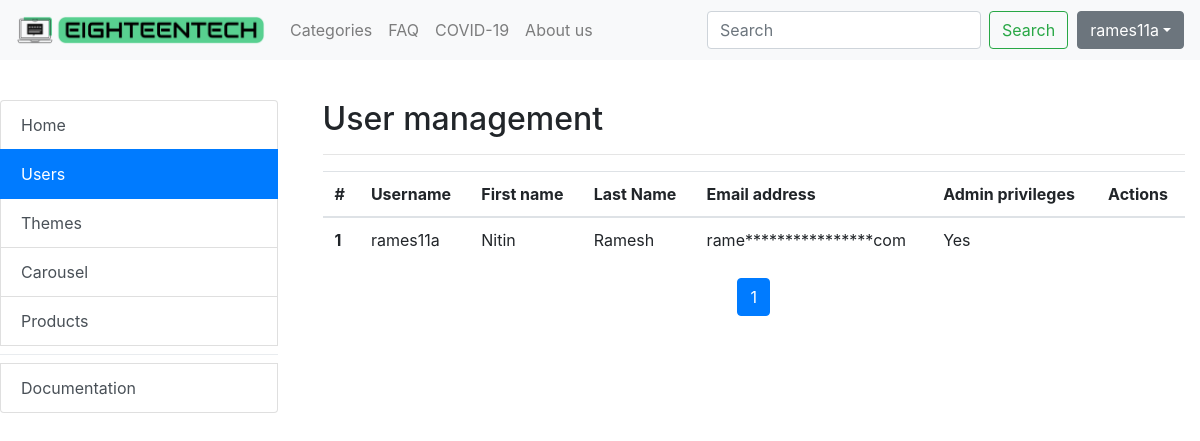
The page /admin.php?page=userman (signed in) on the database as committed earlier.
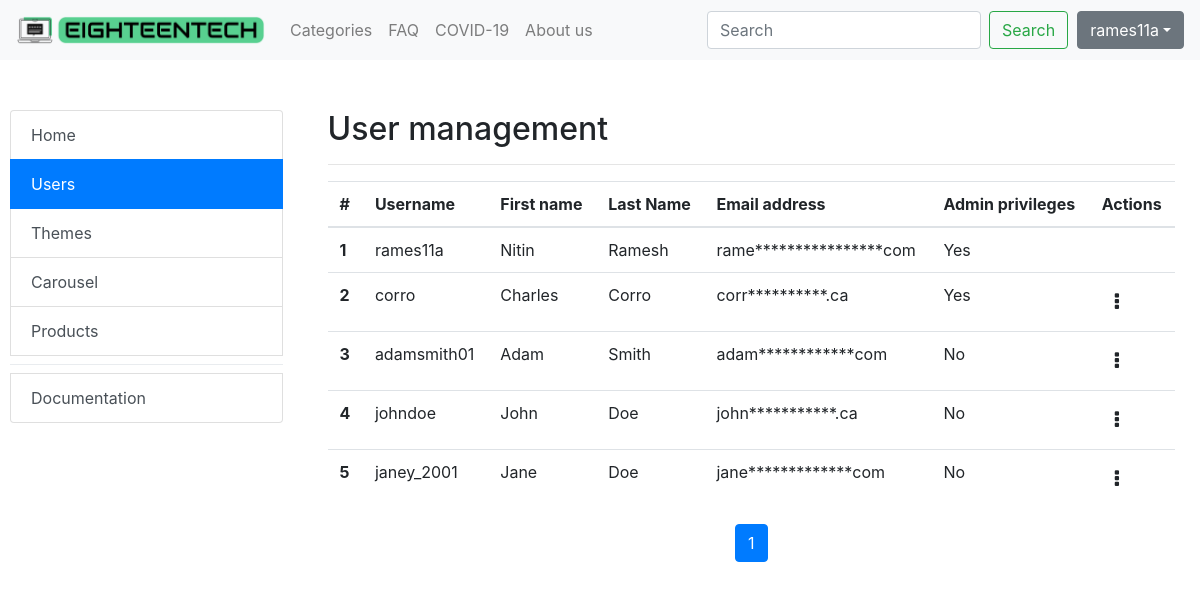
The same page on the database as committed later.
### tables this page shows
CREATE TABLE users (
    	 id INT NOT NULL PRIMARY KEY AUTO_INCREMENT,
    	 username VARCHAR(50) NOT NULL UNIQUE,
         emailaddress VARCHAR(50) NOT NULL,
	     first_name VARCHAR(50) NOT NULL,
	     last_name VARCHAR(50) NOT NULL,
    	 password VARCHAR(255) NOT NULL,
		 is_admin BOOLEAN NOT NULL,
    	 created_at DATETIME DEFAULT CURRENT_TIMESTAMP
);

### admin/adminUserManagement.php (the view, shortened to what this page needs)
<div class="container">
	<h2>User management</h2>
  <hr>
  <table class="table table-hover">
  <thead>
    <tr>
      <th scope="col">#</th>
      <th scope="col">Username</th>
      <th scope="col">First name</th>
      <th scope="col">Last Name</th>
      <th scope="col">Email address</th>
      <th scope="col">Admin privileges</th>
      <th scope="col">Actions</th>
    </tr>
  </thead>
  <tbody>
  <?php
  if($_GET['page']=='userman'){
  require_once "config.php";
	if (!isset ($_GET['view']) ) {
		$view = 1;
	} else {
		$view = $_GET['view'];
	}
	$curr_page=$_GET['view'];
  if($curr_page == null){
    $curr_page=1;
  }
	$results_per_page = 10;
	$page_first_result = ($view-1) * $results_per_page;
	$query = "SELECT id, username, emailaddress, first_name, last_name, is_admin FROM users";
	$result = mysqli_query($link, $query);
	$number_of_result = mysqli_num_rows($result);
	$number_of_page = ceil ($number_of_result / $results_per_page);
	$query = "SELECT id, username, emailaddress, first_name, last_name, is_admin FROM users LIMIT " . $page_first_result . ',' . $results_per_page;
	$result = mysqli_query($link, $query);
   while ($row = mysqli_fetch_array($result)) {
		 $count = strlen($row['emailaddress']) - 7;
		 $output = substr_replace($row['emailaddress'], str_repeat('*', $count), 4, $count);
       echo '<tr>
              <th scope="row">'.$row['id'].'</th>
              <td>'.$row['username'].'</td>
              <td>'.$row['first_name'].'</td>
              <td>'.$row['last_name'].'</td>
              <td>'.$output.'</td>';
              if($row['is_admin']==1){
                echo '<td>Yes</td>';
                if($row['username']!=$_SESSION["username"]){
                  echo '<td>
                        <div class="dropdown">
                          <button type="button" class="btn btn-default" id="dropdownMenuButton" data-toggle="dropdown" aria-haspopup="true" aria-expanded="false">
                              <i style="font-size:20px;" class="fa fa-ellipsis-v"></i>
                          </button>
                          <div class="dropdown-menu dropdown-menu-right" aria-labelledby="dropdownMenuButton">
                            <a class="dropdown-item" href="/changepermissions.php?userid='.$row['id'].'&action='.$row['is_admin'].'">Revoke admin privileges</a>
                            <a class="dropdown-item" href="/removeuser.php?userid='.$row['id'].'">Delete admin</a>
                          </div>
                        </div>
                        </td>';
                }
              }
              else{
                echo '<td>No</td>';
                echo '<td>
                      <div class="dropdown">
                        <button type="button" class="btn btn-default" id="dropdownMenuButton" data-toggle="dropdown" aria-haspopup="true" aria-expanded="false">
                            <i style="font-size:20px;" class="fa fa-ellipsis-v"></i>
                        </button>
                        <div class="dropdown-menu dropdown-menu-right" aria-labelledby="dropdownMenuButton">
                          <a class="dropdown-item" href="/changepermissions.php?userid='.$row['id'].'&action='.$row['is_admin'].'">Give admin privileges</a>
                          <a class="dropdown-item" href="/removeuser.php?userid='.$row['id'].'">Delete user</a>
                        </div>
                      </div>
                      </td>';
              }
      echo '</tr>';
   }
 }
?>
</tbody>
</table>
<?php
if($_GET['page']=='userman'){
echo '<div>
				<nav aria-label="Page navigation example">
					<ul class="pagination justify-content-center">';
for($page = 1; $page<= $number_of_page; $page++) {
	if($curr_page ==$page){
						 $isActive="active";
	}
	else{
		$isActive="";
	}
	echo '<li class="page-item '.$isActive.' "><a class="page-link" href = "admin.php?page=userman&view=' . $page . '">' . $page . ' </a></li>'; }
	echo '</ul>
		</nav>
	</div>';
}
?>
</div>

### admin.php (shortened to what this page needs)
<?php
include("config.php");
$select = "SELECT THEMENAME FROM theme where id = '1'";
$result = mysqli_query($link, $select);
$themefile_object = mysqli_fetch_all($result, MYSQLI_ASSOC);
foreach($themefile_object as $value){
  $themefile_name = $value["THEMENAME"];
}
if (!isset($_GET['page'])) {
  $page = "admininfo";
} else {
  $page = $_GET['page'];
}
?>
<!DOCTYPE html>
<html>
<head>
  		<link rel="stylesheet" href="https://maxcdn.bootstrapcdn.com/bootstrap/4.4.1/css/bootstrap.min.css">
      <link rel="stylesheet" href="https://cdnjs.cloudflare.com/ajax/libs/font-awesome/4.7.0/css/font-awesome.min.css">
      <link id="ThemeStyle" rel="stylesheet" href="./css/<?= $themefile_name?>.css">
</head>
<body>
  <div>
    <?php $IPATH = $_SERVER["DOCUMENT_ROOT"] . "/assets/php/";
    include($IPATH . "navbar.php"); ?>
  </div>
  <div class="row" style="margin-top:100px">
	  <div class="col-xl-3">
		  <?php $IPATH = $_SERVER["DOCUMENT_ROOT"]."/assets/php/"; include($IPATH."admin_sidenav.php"); ?>
	  </div>
	  <div class="col-xl-9">
		  <div class="tab-content">
		  		      <?php $IPATH = $_SERVER["DOCUMENT_ROOT"]."/admin/"; include($IPATH."admininfo.php"); ?>
          <div class="tab-pane fade <?php echo ($page == "userman"? 'show active':''); ?>">
            <?php $IPATH = $_SERVER["DOCUMENT_ROOT"]."/admin/"; include($IPATH."adminUserManagement.php"); ?>
          </div>
            <?php $IPATH = $_SERVER["DOCUMENT_ROOT"]."/admin/"; include($IPATH."adminProductManagement.php"); ?>
          </div>
    </div>
</body>
</html>

### assets/php/navbar.php (shortened to what this page needs)
<nav class="navbar fixed-top navbar-expand-lg navbar-light bg-light">
	<a class="navbar-brand" href="./index.php">
		<img src="../../images/horizontal-logo.png" style="width: 250px">
	</a>
	<div class="collapse navbar-collapse" id="navbarSupportedContent1">
	 	<ul class="navbar-nav mr-auto">
	      		<li class="nav-item" > <a class="nav-link" id="nav_categories" href="./categories.php">Categories</a> </li>
						<li class="nav-item" > <a class="nav-link" id="nav_faq" href="./FAQ.php">FAQ</a> </li>
						<li class="nav-item" > <a class="nav-link" id="nav_covid19" href="./covInfo.php">COVID-19</a> </li>
						<li class="nav-item" > <a class="nav-link" id="nav_aboutus" href="./aboutus.php">About us</a> </li>
        	</ul>
	    <form class="form-inline my-2 my-lg-0" action="search.php" method="GET">
	      <input class="form-control mr-sm-2" type="search" placeholder="Search" aria-label="Search" name="query" required >
	      <button class="btn btn-outline-success my-2 my-sm-0" type="submit" value="Search">Search</button>
        </form>&nbsp;&nbsp;
				<div id="loginButton">
				<?php
				if(!isset($_SESSION["loggedin"]) || $_SESSION["loggedin"] !== true){
				    echo '<a href="./login.php"><button class="btn btn-outline-dark my-2 my-sm-0">Login/Signup</button></a>';
				}
				else{
					echo '<div class="dropdown">
 									<button class="btn btn-secondary dropdown-toggle" type="button" id="dropdownMenuButton" data-toggle="dropdown" aria-haspopup="true" aria-expanded="false">'.htmlspecialchars($_SESSION["username"]).'</button>
 									<div class="dropdown-menu dropdown-menu-right" aria-labelledby="dropdownMenuButton">
   									<a class="dropdown-item" href="./user.php">View profile</a>
   									<a class="dropdown-item" href="./logout.php">Log out</a>
 									</div>
								</div>';
				}
				?>
			</div>
     </div>
   </nav>

### assets/php/admin_sidenav.php (shortened to what this page needs)
<?php
if (!isset ($_GET['page']) ) {
  $adminpage = "admininfo";
} else {
  $adminpage = $_GET['page'];
}
?>
<div class="list-group" id="list-tab" role="tablist">
      <a class="list-group-item list-group-item-action <?php echo ($adminpage == "admininfo"? 'active':''); ?>"  href="./admin.php?page=admininfo" role="tab">Home</a>
      <a class="list-group-item list-group-item-action <?php echo ($adminpage == "userman"? 'active':''); ?>"  href="./admin.php?page=userman" role="tab">Users</a>
      <a class="list-group-item list-group-item-action <?php echo ($adminpage == "themes"? 'active':''); ?>"  href="./admin.php?page=themes" role="tab">Themes</a>
      <a class="list-group-item list-group-item-action <?php echo ($adminpage == "carousel"? 'active':''); ?>"  href="./admin.php?page=carousel" role="tab">Carousel</a>
      <a class="list-group-item list-group-item-action <?php echo ($adminpage == "manageprod"? 'active':''); ?>"  href="./admin.php?page=manageprod" role="tab">Products</a>
      <div class="dropdown-divider"></div>
      <a class="list-group-item list-group-item-action <?php echo ($adminpage == "documentation"? 'active':''); ?>" href="./admin.php?page=documentation" role="tab">Documentation</a>
    </div>

### admin/adminProductManagement.php (shortened to what this page needs)
</div>

### css/default.css (style rules this page uses)
body { background: white; padding: 10px; }
.row { margin-bottom: 10px; }
.row { border-collapse: separate; border-spacing: 0 15px; padding-bottom: 1em; }

Rows that differ between the two databases and show on the page:
added users: id "2", username "corro", first_name "Charles", last_name "Corro", emailaddress "corr**********.ca"
added users: id "3", username "adamsmith01", first_name "Adam", last_name "Smith", emailaddress "adam************com"
added users: id "4", username "johndoe", first_name "John", last_name "Doe", emailaddress "john***********.ca"
added users: id "5", username "janey_2001", first_name "Jane", last_name "Doe", emailaddress "jane*************com"
